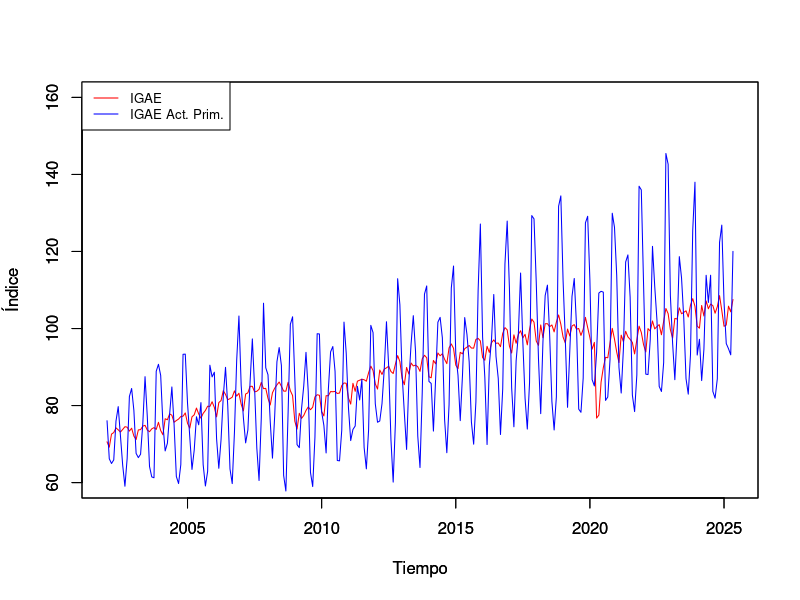
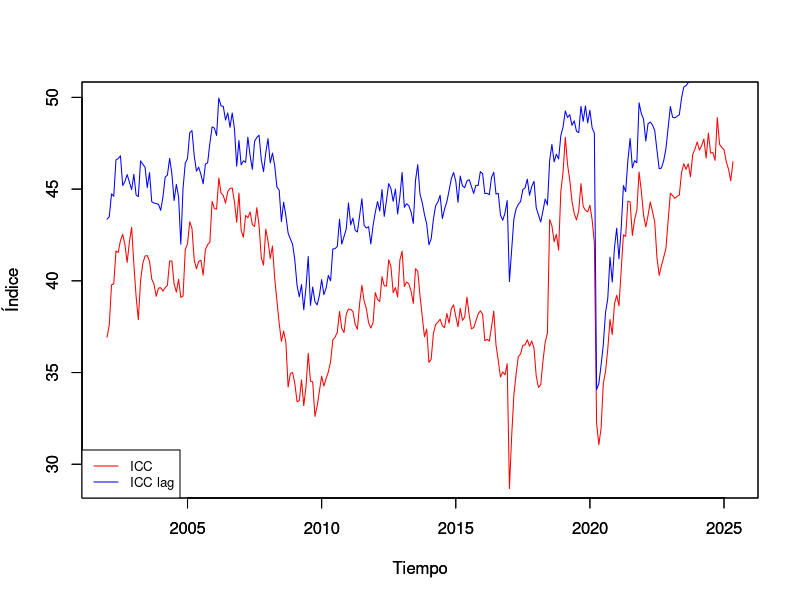
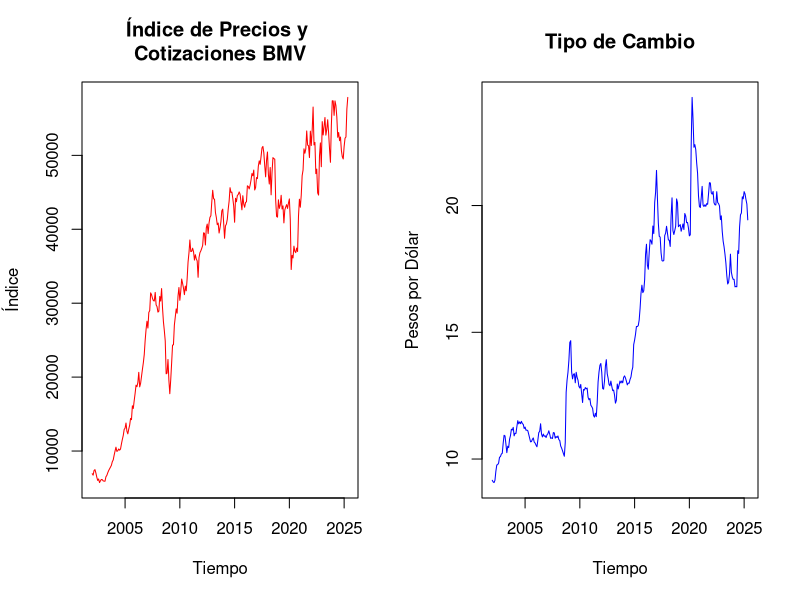
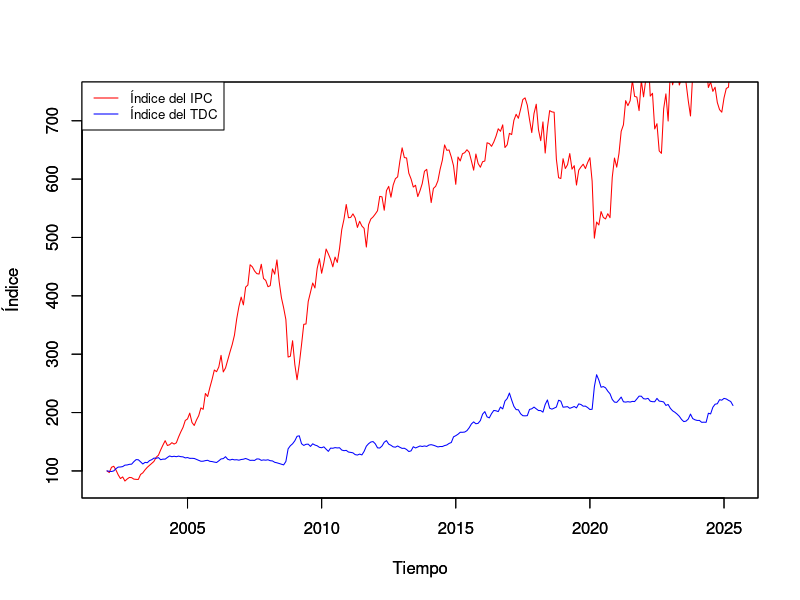
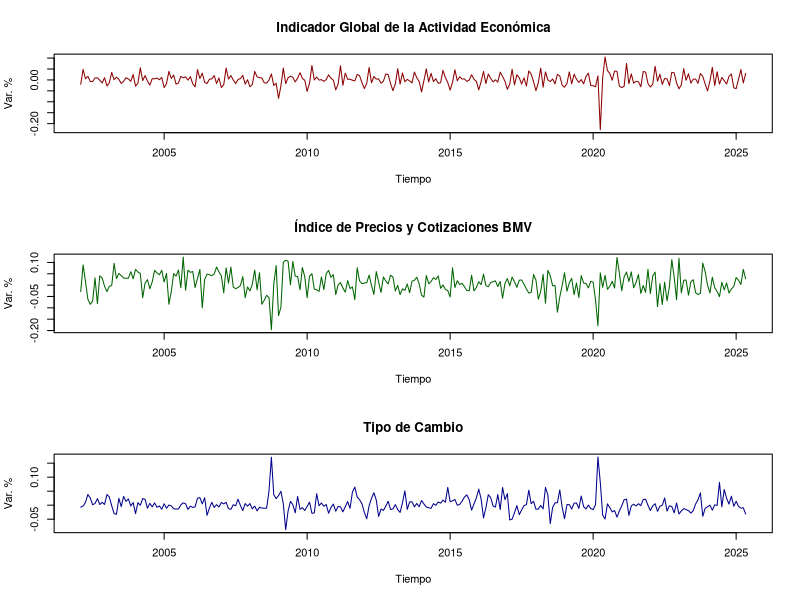
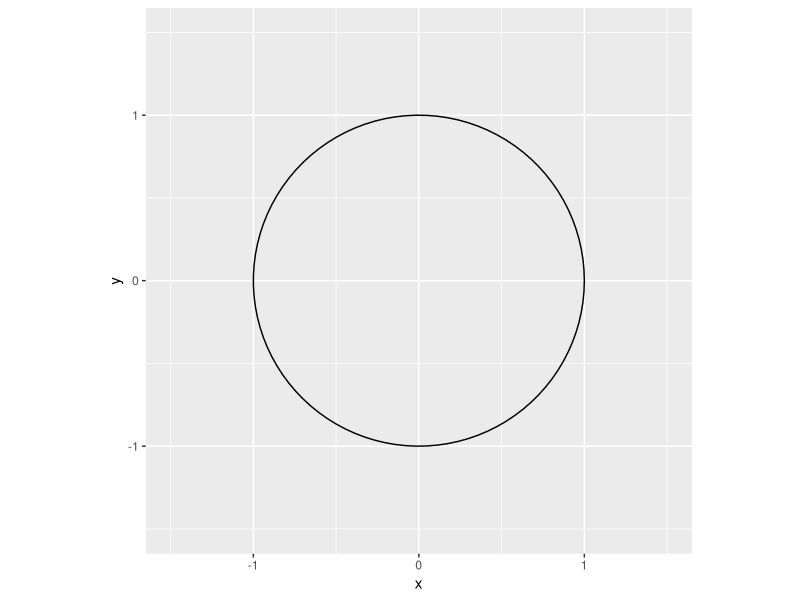

These charts were generated, in order, by the following R code:
## ---- chunk 1
library(readxl)

Base_1 <- read_excel("BD/Base_1_TimeSeries.xlsx")
IGAE_2013 <- ts(Base_1$IGAE_2013, start = 2002, freq = 12)
IGAE_PRIM_2013 <- ts(Base_1$IGAE_PRIM_2013, start = 2002, freq = 12) 
ICC <- ts(Base_1$ICC, start = 2002, freq = 12)
ICC_LAG <- ts(Base_1$ICC_LAG, start = 2002, freq = 12)
IPC_BMV <- ts(Base_1$IPC_BMV, start = 2002, freq = 12)
TDC <- ts(Base_1$TDC, start = 2002, freq = 12)

plot(IGAE_2013, type = "l", lwd = 1, col = "red", ylab = "Índice", 
     xlab = "Tiempo", ylim = c(60,160)) 
par(new = T) 
# Indicador Global de la Actividad Económica, Act. Prim., base 2008
plot(IGAE_PRIM_2013, type = "l", lwd = 1, col = "blue", 
     ylab = "Índice", xlab = "Tiempo", ylim = c(60,160))
# Leyenda
legend("topleft", c("IGAE","IGAE Act. Prim."), cex = 0.8, 
       lty = 1:1, col = c("red", "blue"))
par(new = F)

## ---- chunk 2

plot(ICC, type = "l", lwd = 1, col = "red", ylab = "Índice", 
     xlab = "Tiempo", ylim = c(29, 50))
# Comando que indica a R que sin borrar la grafica anterior, 
# grafique la siguiente.
par(new = T) 
# Índice ¿Cómo considera usted la situación económica del país
# hoy en día comparada con la de hace 12 meses?, base enero 2003
plot(ICC_LAG, type = "l", lwd = 1, col = "blue", ylab = "Índice", 
     xlab = "Tiempo", ylim = c(29,50))
# Leyenda
legend("bottomleft", c("ICC","ICC lag"), cex = 0.8, lty = 1:1, 
       col = c("red", "blue"))
par(new = F)

## ---- chunk 3
par(mfrow=c(1,2))

# Índice de Precios y Cotizaciones de la Bolsa Mexicana de Valores
plot(IPC_BMV, type = "l", lwd = 1, col = "red", ylab = "Índice", 
     xlab = "Tiempo", main = "Índice de Precios y \nCotizaciones BMV")
# Tipo de Cambio para Solventar Obligaciones en Moneda Extranjera
plot(TDC, type = "l", lwd = 1, col = "blue", ylab = "Pesos por Dólar",
     xlab = "Tiempo", main = "Tipo de Cambio")
par(mfrow=c(1,1))


## ---- chunk 4

IPC_BMV_I <- 100*IPC_BMV/IPC_BMV[1]
TDC_I <- 100*TDC/TDC[1]
# Índice del Índice de Precios y Cotizaciones de la Bolsa Mexicana 
# de Valores
plot(IPC_BMV_I, type = "l", lwd = 1, col = "red", ylab = "Índice", 
     xlab = "Tiempo", ylim = c(80,740))
# Comando que indica a R que sin borrar la grafica anterior, 
# grafique la siguiente.
par(new = T)
# Índice del Tipo de Cambio para Solventar Obligaciones en 
# Moneda Extranjera
plot(TDC_I, type = "l", lwd = 1, col = "blue", ylab = "Índice", 
     xlab = "Tiempo", ylim = c(80,740))
# Leyenda
legend("topleft", c("Índice del IPC","Índice del TDC"), cex = 0.8, 
       lty = 1:1, col = c("red", "blue"))
par(new = F)
## ---- chunk 5

par(mfrow=c(3,1))
# Indicador Global de la Actividad Económica, base 2008
plot(diff(log(IGAE_2013), lag = 1), type = "l", lwd = 1,
     col = "darkred", ylab = "Var. %", xlab = "Tiempo",
     main = "Indicador Global de la Actividad Económica")
# Índice de Precios y Cotizaciones de la Bolsa Mexicana de Valores
plot(diff(log(IPC_BMV), lag = 1), type = "l", lwd = 1, 
     col = "darkgreen", ylab = "Var. %", xlab = "Tiempo", 
     main = "Índice de Precios y Cotizaciones BMV")
# Tipo de Cambio para Solventar Obligaciones en Moneda Extranjera
plot(diff(log(TDC), lag = 1), type = "l", lwd = 1,
     col = "darkblue", ylab = "Var. %", xlab = "Tiempo",
     main = "Tipo de Cambio")
par(mfrow=c(1,1))
## ---- chunk 6
library(knitr)
library(tidyverse)
library(kableExtra)

Tiempo = c(0:100)
Zt = rep(NA, 101)
Zt2 = rep(NA,101)
Zt[1] = 10
Zt2[1] = 10

for (i in c(2:101)){
  Zt[i] = 2+0.9*Zt[i-1]
  Zt2[i] = 2 - 0.5*Zt2[i-1]
}
lista = c(1:16, 97:101)
Tiempo1 = Tiempo[lista]
Zt1=Zt[lista]
Zt21=Zt2[lista]

tabla1 = data.frame(Tiempo1, Zt1, Zt21)
colnames(tabla1) <- c("Tiempo", "$Z_t =2+0.9Z_{t-1}$", 
                      "$Z_t = 2-0.5Z_{t-1}$")

kable(tabla1, 
      caption = "Dos ejemplos de Ecuaciones Lineales de Primer Orden", 
      format = "pandoc") %>%
  kable_styling(font_size = 10)

## ---- chunk 7

t = ts(c(0:100))

Zt = 10-450*(0.4^t)+440*(0.5^t)

tabla_2 <- data.frame( t, Zt) 

lista = c(1:16, 97:101)
t1 = t[lista]
Zt1=Zt[lista]


tabla1 = data.frame(t1, Zt1)
colnames(tabla1) <- c("Tiempo", "$Z_t =10-450(0.4)^t+440(0.5)^t$")

kable(tabla1, 
      caption = "Un ejemplo de Ecuación de Segundo Orden", 
      format = "pandoc")%>%
  kable_styling(font_size = 10)

## ---- chunk 8
# Crear datos para el círculo
theta <- seq(0, 2*pi, length.out=100)
x <- cos(theta)
y <- sin(theta)
circle_data <- data.frame(x, y)

# Dibujar el círculo
ggplot(circle_data, aes(x=x, y=y)) +
  geom_polygon(fill=NA, color="black") +
  coord_fixed(ratio=1) +
  xlim(-1.5, 1.5) +
  ylim(-1.5, 1.5)
